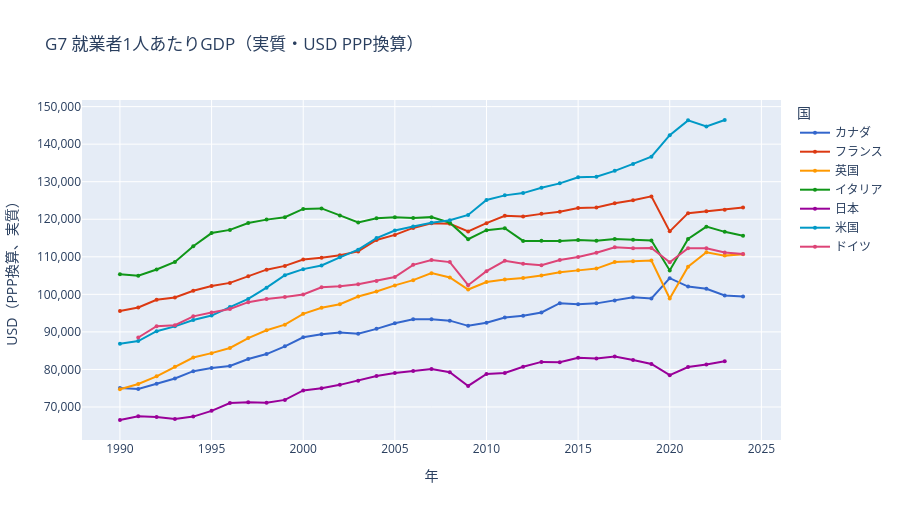

Source (notebook cell):
### Code cell
import plotly.express as px

# G7加盟国
G7 = {
    "CAN": "カナダ",
    "FRA": "フランス",
    "DEU": "ドイツ",
    "ITA": "イタリア",
    "JPN": "日本",
    "GBR": "英国",
    "USA": "米国",
}

df_g7 = (
    df_lv[df_lv["REF_AREA"].isin(G7)]
    .sort_values(["TIME_PERIOD", "REF_AREA"])
    .assign(国=lambda d: d["REF_AREA"].map(G7))
    .reset_index(drop=True)
)

fig = px.line(
    df_g7,
    x="TIME_PERIOD",
    y="OBS_VALUE",
    color="国",
    markers=True,
    title="G7 就業者1人あたりGDP（実質・USD PPP換算）",
    labels={
        "TIME_PERIOD": "年",
        "OBS_VALUE": "USD（PPP換算、実質）",
        "国": "国",
    },
    color_discrete_sequence=px.colors.qualitative.G10,
)

fig.update_traces(marker=dict(size=4), line=dict(width=2))
fig.update_layout(
    xaxis=dict(dtick=5, tickangle=0),
    yaxis=dict(tickformat=",.0f"),
    legend=dict(title="国"),
    hovermode="x unified",
    width=900,
    height=520,
)
fig.show()

### Figure 1 — Plotly figure (JSON) as saved in the notebook; plotly's stock layout.template omitted (floating-point values rounded to 4 significant figures)
{"data": [{"hovertemplate": "国=カナダ<br>年=%{x}<br>USD（PPP換算、実質）=%{y}<extra></extra>", "legendgroup": "カナダ", "line": {"color": "#3366CC", "dash": "solid", "width": 2}, "marker": {"size": 4, "symbol": "circle"}, "mode": "lines+markers", "name": "カナダ", "orientation": "v", "showlegend": true, "type": "scatter", "x": [1990, 1991, 1992, 1993, 1994, 1995, 1996, 1997, 1998, 1999, 2000, 2001, 2002, 2003, 2004, 2005, 2006, 2007, 2008, 2009, 2010, 2011, 2012, 2013, 2014, 2015, 2016, 2017, 2018, 2019, 2020, 2021, 2022, 2023, 2024], "xaxis": "x", "y": [75080.0, 74790.0, 76210.0, 77600.0, 79540.0, 80390.0, 80920.0, 82760.0, 84090.0, 86150.0, 88550.0, 89390.0, 89860.0, 89530.0, 90810.0, 92320.0, 93350.0, 93390.0, 92990.0, 91610.0, 92420.0, 93810.0, 94270.0, 95170.0, 97630.0, 97390.0, 97600.0, 98350.0, 99200.0, 98890.0, 104300.0, 102100.0, 101500.0, 99700.0, 99430.0], "yaxis": "y"}, {"hovertemplate": "国=フランス<br>年=%{x}<br>USD（PPP換算、実質）=%{y}<extra></extra>", "legendgroup": "フランス", "line": {"color": "#DC3912", "dash": "solid", "width": 2}, "marker": {"size": 4, "symbol": "circle"}, "mode": "lines+markers", "name": "フランス", "orientation": "v", "showlegend": true, "type": "scatter", "x": [1990, 1991, 1992, 1993, 1994, 1995, 1996, 1997, 1998, 1999, 2000, 2001, 2002, 2003, 2004, 2005, 2006, 2007, 2008, 2009, 2010, 2011, 2012, 2013, 2014, 2015, 2016, 2017, 2018, 2019, 2020, 2021, 2022, 2023, 2024], "xaxis": "x", "y": [95560.0, 96490.0, 98530.0, 99140.0, 100900.0, 102200.0, 103000.0, 104800.0, 106600.0, 107600.0, 109300.0, 109800.0, 110400.0, 111400.0, 114500.0, 115800.0, 117700.0, 118900.0, 118800.0, 116700.0, 119000.0, 120900.0, 120700.0, 121400.0, 122000.0, 123000.0, 123100.0, 124200.0, 125000.0, 126100.0, 116800.0, 121600.0, 122200.0, 122600.0, 123100.0], "yaxis": "y"}, {"hovertemplate": "国=英国<br>年=%{x}<br>USD（PPP換算、実質）=%{y}<extra></extra>", "legendgroup": "英国", "line": {"color": "#FF9900", "dash": "solid", "width": 2}, "marker": {"size": 4, "symbol": "circle"}, "mode": "lines+markers", "name": "英国", "orientation": "v", "showlegend": true, "type": "scatter", "x": [1990, 1991, 1992, 1993, 1994, 1995, 1996, 1997, 1998, 1999, 2000, 2001, 2002, 2003, 2004, 2005, 2006, 2007, 2008, 2009, 2010, 2011, 2012, 2013, 2014, 2015, 2016, 2017, 2018, 2019, 2020, 2021, 2022, 2023, 2024], "xaxis": "x", "y": [74740.0, 76120.0, 78170.0, 80720.0, 83170.0, 84340.0, 85710.0, 88350.0, 90440.0, 91920.0, 94810.0, 96450.0, 97360.0, 99440.0, 100800.0, 102400.0, 103800.0, 105600.0, 104500.0, 101300.0, 103300.0, 103900.0, 104400.0, 105000.0, 105900.0, 106400.0, 106900.0, 108600.0, 108800.0, 109000.0, 98880.0, 107400.0, 111200.0, 110300.0, 110700.0], "yaxis": "y"}, {"hovertemplate": "国=イタリア<br>年=%{x}<br>USD（PPP換算、実質）=%{y}<extra></extra>", "legendgroup": "イタリア", "line": {"color": "#109618", "dash": "solid", "width": 2}, "marker": {"size": 4, "symbol": "circle"}, "mode": "lines+markers", "name": "イタリア", "orientation": "v", "showlegend": true, "type": "scatter", "x": [1990, 1991, 1992, 1993, 1994, 1995, 1996, 1997, 1998, 1999, 2000, 2001, 2002, 2003, 2004, 2005, 2006, 2007, 2008, 2009, 2010, 2011, 2012, 2013, 2014, 2015, 2016, 2017, 2018, 2019, 2020, 2021, 2022, 2023, 2024], "xaxis": "x", "y": [105300.0, 105000.0, 106600.0, 108600.0, 112800.0, 116300.0, 117200.0, 119000.0, 119900.0, 120500.0, 122800.0, 122900.0, 121000.0, 119200.0, 120200.0, 120500.0, 120300.0, 120600.0, 119100.0, 114700.0, 117100.0, 117600.0, 114200.0, 114200.0, 114200.0, 114500.0, 114300.0, 114800.0, 114500.0, 114300.0, 106400.0, 114800.0, 118000.0, 116600.0, 115600.0], "yaxis": "y"}, {"hovertemplate": "国=日本<br>年=%{x}<br>USD（PPP換算、実質）=%{y}<extra></extra>", "legendgroup": "日本", "line": {"color": "#990099", "dash": "solid", "width": 2}, "marker": {"size": 4, "symbol": "circle"}, "mode": "lines+markers", "name": "日本", "orientation": "v", "showlegend": true, "type": "scatter", "x": [1990, 1991, 1992, 1993, 1994, 1995, 1996, 1997, 1998, 1999, 2000, 2001, 2002, 2003, 2004, 2005, 2006, 2007, 2008, 2009, 2010, 2011, 2012, 2013, 2014, 2015, 2016, 2017, 2018, 2019, 2020, 2021, 2022, 2023], "xaxis": "x", "y": [66530.0, 67510.0, 67350.0, 66790.0, 67440.0, 68980.0, 71070.0, 71250.0, 71160.0, 71890.0, 74420.0, 74980.0, 75890.0, 77020.0, 78260.0, 79030.0, 79560.0, 80110.0, 79250.0, 75610.0, 78810.0, 79080.0, 80730.0, 82010.0, 81920.0, 83080.0, 82930.0, 83440.0, 82530.0, 81470.0, 78470.0, 80650.0, 81290.0, 82200.0], "yaxis": "y"}, {"hovertemplate": "国=米国<br>年=%{x}<br>USD（PPP換算、実質）=%{y}<extra></extra>", "legendgroup": "米国", "line": {"color": "#0099C6", "dash": "solid", "width": 2}, "marker": {"size": 4, "symbol": "circle"}, "mode": "lines+markers", "name": "米国", "orientation": "v", "showlegend": true, "type": "scatter", "x": [1990, 1991, 1992, 1993, 1994, 1995, 1996, 1997, 1998, 1999, 2000, 2001, 2002, 2003, 2004, 2005, 2006, 2007, 2008, 2009, 2010, 2011, 2012, 2013, 2014, 2015, 2016, 2017, 2018, 2019, 2020, 2021, 2022, 2023], "xaxis": "x", "y": [86840.0, 87560.0, 90190.0, 91480.0, 93160.0, 94350.0, 96620.0, 98790.0, 101800.0, 105100.0, 106700.0, 107700.0, 109900.0, 111900.0, 115000.0, 117000.0, 118000.0, 119100.0, 119800.0, 121200.0, 125100.0, 126400.0, 127000.0, 128400.0, 129600.0, 131200.0, 131300.0, 132900.0, 134700.0, 136700.0, 142400.0, 146300.0, 144700.0, 146400.0], "yaxis": "y"}, {"hovertemplate": "国=ドイツ<br>年=%{x}<br>USD（PPP換算、実質）=%{y}<extra></extra>", "legendgroup": "ドイツ", "line": {"color": "#DD4477", "dash": "solid", "width": 2}, "marker": {"size": 4, "symbol": "circle"}, "mode": "lines+markers", "name": "ドイツ", "orientation": "v", "showlegend": true, "type": "scatter", "x": [1991, 1992, 1993, 1994, 1995, 1996, 1997, 1998, 1999, 2000, 2001, 2002, 2003, 2004, 2005, 2006, 2007, 2008, 2009, 2010, 2011, 2012, 2013, 2014, 2015, 2016, 2017, 2018, 2019, 2020, 2021, 2022, 2023, 2024], "xaxis": "x", "y": [88510.0, 91500.0, 91790.0, 94140.0, 95140.0, 96090.0, 97920.0, 98790.0, 99280.0, 99960.0, 101900.0, 102100.0, 102700.0, 103600.0, 104600.0, 107900.0, 109100.0, 108600.0, 102400.0, 106200.0, 108900.0, 108100.0, 107800.0, 109100.0, 109900.0, 111100.0, 112500.0, 112300.0, 112400.0, 108500.0, 112300.0, 112300.0, 111200.0, 110700.0], "yaxis": "y"}], "layout": {"height": 520, "hovermode": "x unified", "legend": {"title": {"text": "国"}, "tracegroupgap": 0}, "title": {"text": "G7 就業者1人あたりGDP（実質・USD PPP換算）"}, "width": 900, "xaxis": {"anchor": "y", "domain": [0, 1], "dtick": 5, "tickangle": 0, "title": {"text": "年"}}, "yaxis": {"anchor": "x", "domain": [0, 1], "tickformat": ",.0f", "title": {"text": "USD（PPP換算、実質）"}}}}
